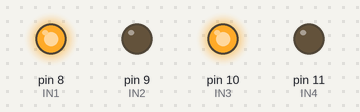
This sketch was run on a simulated Arduino Uno, built with avr-gcc and run on an emulated ATmega328P. Parts: output pins drawn as LEDs (lit = HIGH).

Above: at 0.1 s.
Timing chart, 0 to 1.6 s (numbered marks = the images above):
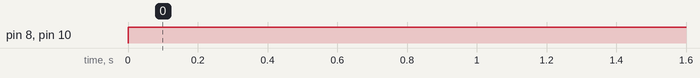

The sketch:

Testing_RUN.ino
```cpp
#define IN1 8
#define IN2 9
#define IN3 10
#define IN4 11

void setup()
{
  pinMode(IN1, OUTPUT);
  pinMode(IN2, OUTPUT);
  pinMode(IN3, OUTPUT);
  pinMode(IN4, OUTPUT);

}

void loop()
{
 digitalWrite(IN1, HIGH);
 digitalWrite(IN2, LOW);
 digitalWrite(IN3, HIGH);
 digitalWrite(IN4, LOW);

}
```

Measured:
- by itself, pin 8 (IN1), pin 10 (IN3): LOW → HIGH at 0.00 s
